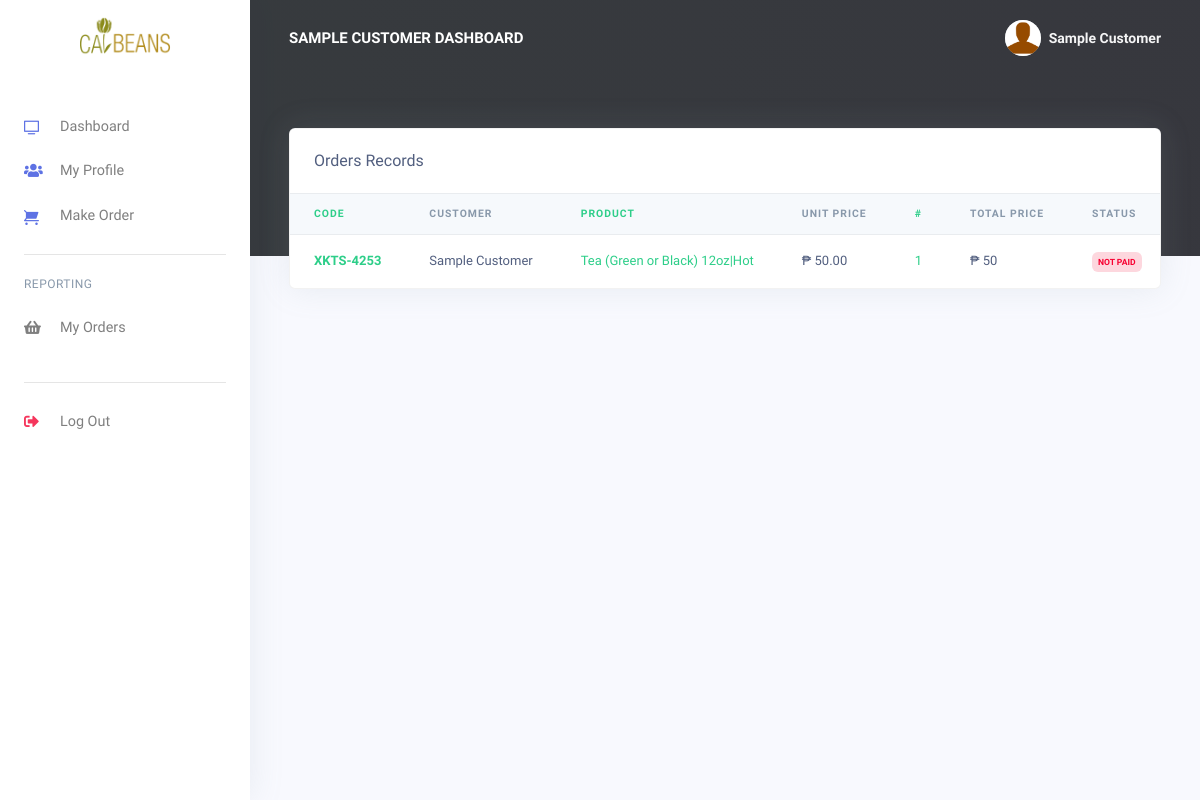
The app's page /dashboard/customer/orders_reports.php (signed in) with its own data.
### tables this page shows
CREATE TABLE `rpos_customers` (
  `customer_id` varchar(200) NOT NULL,
  `customer_name` varchar(200) NOT NULL,
  `customer_phoneno` varchar(200) NOT NULL,
  `customer_email` varchar(200) NOT NULL,
  `customer_password` varchar(200) NOT NULL,
  `created_at` timestamp(6) NOT NULL DEFAULT current_timestamp(6) ON UPDATE current_timestamp(6)
);

CREATE TABLE `rpos_orders` (
  `order_id` varchar(200) NOT NULL,
  `order_code` varchar(200) NOT NULL,
  `customer_id` varchar(200) NOT NULL,
  `customer_name` varchar(200) NOT NULL,
  `prod_id` varchar(200) NOT NULL,
  `prod_name` varchar(200) NOT NULL,
  `prod_price` varchar(200) NOT NULL,
  `prod_qty` varchar(200) NOT NULL,
  `order_status` varchar(200) NOT NULL,
  `created_at` timestamp(6) NOT NULL DEFAULT current_timestamp(6) ON UPDATE current_timestamp(6)
);

### dashboard/customer/orders_reports.php (the view, shortened to what this page needs)
<!DOCTYPE html>
<html lang="{{ str_replace('_', '-', app()->getLocale()) }}">
<head>
<?php
include('config/config.php');
require_once('partials/_head.php');
?>
    <link rel="stylesheet" href="../../assets/css/calbeans-style.css" />
<body>
    <?php
    require_once('partials/_sidebar.php');
    ?>
    <div class="main-content">
        <?php
        require_once('partials/_topnav.php');
        ?>
        <div class="container-fluid mt--8">
            <div class="row">
                <div class="col">
                    <div class="card shadow">
                        <div class="card-header border-0">
                            Orders Records
                        </div>
                        <div class="table-responsive">
                            <table class="table align-items-center table-flush">
                                <thead class="thead-light">
                                    <tr>
                                        <th class="text-success" scope="col">Code</th>
                                        <th scope="col">Customer</th>
                                        <th class="text-success" scope="col">Product</th>
                                        <th scope="col">Unit Price</th>
                                        <th class="text-success" scope="col">#</th>
                                        <th scope="col">Total Price</th>
                                        <th scop="col">Status</th>
                                    </tr>
                                </thead>
                                <tbody>
                                    <?php
                                    $customer_id = $_SESSION['customer_id'];
                                    $ret = "SELECT * FROM  rpos_orders WHERE customer_id ='$customer_id' ORDER BY `created_at` DESC  ";
                                    $stmt = $mysqli->prepare($ret);
                                    $stmt->execute();
                                    $res = $stmt->get_result();
                                    while ($order = $res->fetch_object()) {
                                        $total = ((int)$order->prod_price * (int)$order->prod_qty);
                                    ?>
                                        <tr>
                                            <th class="text-success" scope="row"><?php echo $order->order_code; ?></th>
                                            <td><?php echo $order->customer_name; ?></td>
                                            <td class="text-success"><?php echo $order->prod_name; ?></td>
                                            <td>₱ <?php echo $order->prod_price; ?></td>
                                            <td class="text-success"><?php echo $order->prod_qty; ?></td>
                                            <td>₱ <?php echo $total; ?></td>
                                            <td><?php if ($order->order_status == '') {
                                                    echo "<span class='badge badge-danger'>Not Paid</span>";
                                                } else {
                                                    echo "<span class='badge badge-success'>$order->order_status</span>";
                                                } ?></td>
                                        </tr>
                                    <?php } ?>
                                </tbody>
                            </table>
                        </div>
                    </div>
                </div>
            </div>
        </div>
    </div>
</body>
</html>

### dashboard/customer/partials/_sidebar.php (shortened to what this page needs)
<?php
$customer_id = $_SESSION['customer_id'];
$ret = "SELECT * FROM  rpos_customers  WHERE customer_id = '$customer_id'";
$stmt = $mysqli->prepare($ret);
$stmt->execute();
$res = $stmt->get_result();
while ($customer = $res->fetch_object()) {
?>
  <nav class="navbar navbar-vertical fixed-left navbar-expand-md navbar-light bg-white" id="sidenav-main">
    <div class="container-fluid">
      <a class="navbar-brand pt-0" href="dashboard.php">
        <img src="../admin/assets/img/brand/repos.png" class="navbar-brand-img" alt="...">
      </a>
      <div class="collapse navbar-collapse" id="sidenav-collapse-main">
        <ul class="navbar-nav">
          <li class="nav-item">
            <a class="nav-link" href="dashboard.php">
              <i class="ni ni-tv-2 text-primary"></i> Dashboard
            </a>
          </li>
          <li class="nav-item">
            <a class="nav-link" href="change_profile.php">
              <i class="fas fa-users text-primary"></i> My Profile
            </a>
          </li>
          <li class="nav-item">
            <a class="nav-link" href="orders.php">
              <i class="ni ni-cart text-primary"></i>Make Order
            </a>
          </li>
        </ul>
        <hr class="my-3">
        <h6 class="navbar-heading text-muted">Reporting</h6>
        <ul class="navbar-nav mb-md-3">
          <li class="nav-item">
            <a class="nav-link" href="orders_reports.php">
              <i class="fas fa-shopping-basket"></i> My Orders
            </a>
          </li>
        </ul>
        <hr class="my-3">
        <ul class="navbar-nav mb-md-3">
          <li class="nav-item">
            <a class="nav-link" href="logout.php">
              <i class="fas fa-sign-out-alt text-danger"></i> Log Out
            </a>
          </li>
        </ul>
      </div>
    </div>
  </nav>
<?php } ?>

### dashboard/customer/partials/_topnav.php (shortened to what this page needs)
<?php
$customer_id = $_SESSION['customer_id'];
$ret = "SELECT * FROM  rpos_customers  WHERE customer_id = '$customer_id'";
$stmt = $mysqli->prepare($ret);
$stmt->execute();
$res = $stmt->get_result();
while ($customer = $res->fetch_object()) {
?>
    <nav class="navbar navbar-top navbar-expand-md navbar-dark" id="navbar-main">
        <div class="container-fluid">
            <a class="h4 mb-0 text-white text-uppercase d-none d-lg-inline-block" href="dashboard.php"><?php echo $customer->customer_name; ?> Dashboard</a>
            <ul class="navbar-nav align-items-center d-none d-md-flex">
                <li class="nav-item dropdown">
                    <a class="nav-link pr-0" href="#" role="button" data-toggle="dropdown" aria-haspopup="true" aria-expanded="false">
                        <div class="media align-items-center">
                            <span class="avatar avatar-sm rounded-circle">
                                <img alt="Image placeholder" src="../admin/assets/img/theme/user-a-min.png">
                            </span>
                            <div class="media-body ml-2 d-none d-lg-block">
                                <span class="mb-0 text-sm  font-weight-bold"><?php echo $customer->customer_name; ?></span>
                            </div>
                        </div>
                    </a>
                </li>
            </ul>
        </div>
    </nav>
<?php } ?>

### assets/css/calbeans-style.css (style rules this page uses)
:root { --primary: #d4ac63; --text: #636363; --nav-text: #c3d4e4; --nav-color: #2c3639; --light: #f6f1ea; }
body { font-family: "Chivo", sans-serif; font-weight: normal; font-style: normal; font-size: 16px; }
h3, h4, h5, h6, h6 { font-family: "Chivo", sans-serif; color: var(--default-temp_color-202738); margin-top: 0px; font-style: normal; font-weight: 500; text-transform: normal; }

### records on screen
rpos_customers: customer_name "SAMPLE CUSTOMER", customer_name "Sample Customer"
rpos_orders: order_code "XKTS-4253", customer_name "Sample Customer", prod_name "Tea (Green or Black) 12oz|Hot", prod_price "50.00", prod_qty "1", total "50", order_status "NOT PAID"
